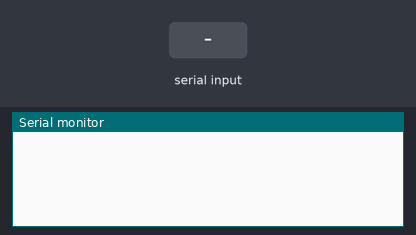
The sketch below on a simulated Arduino Uno, built with avr-gcc and run on an emulated ATmega328P. Shown: the last lines printed to the serial monitor. The test bench sets the inputs (shaded band).

Above: at 1.2 s.
1.3 s: byte 90 received over Serial
At 2.5 s:
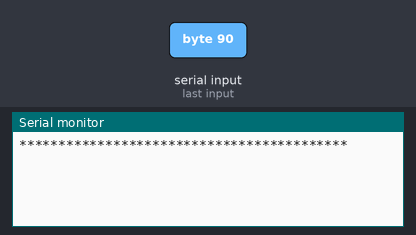
2.8 s: byte 120 received over Serial
At 3.7 s:
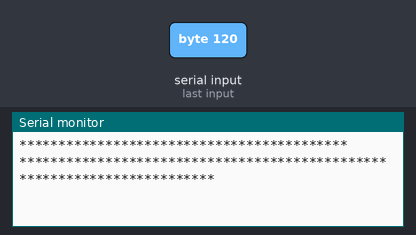

The sketch:

tx-rx-01.ino
```cpp
// (licence header left out)
void setup()
{
  // initialize the serial communication:
  Serial.begin(9600);
}

void loop() {
  unsigned char car;
  // check if data has been sent from the computer:
  if (Serial.available()) {
      car = Serial.read();

      for (int i = 0; i < car - 0x30; i++) {
          Serial.write("*");
      }
      Serial.write( "\n");
  }
}
```

Measured:
- after the input at 1.3 s, the serial monitor: prints a new line at once (image 1)
- after the input at 2.8 s, the serial monitor: prints a new line at once (image 2)
